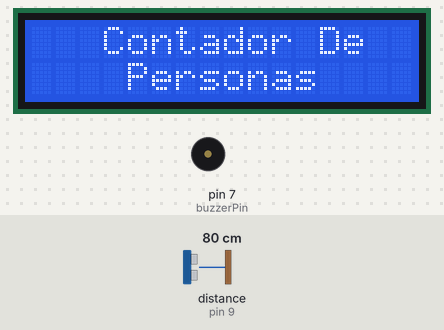
Simulated run of this sketch. Board: Arduino Uno, built with avr-gcc and run on an emulated ATmega328P. Parts: 16×2 character LCD, buzzer (waves = sounding). Wiring (inferred from the names in the program): ultrasonic range finder: trigger pin 10; echo pin 9. Inputs (shaded band) come from the test bench; at power-on: distance to the obstacle (sensor on pin 9) 80 cm. The echo pulse lasts 58.3 µs per cm.

Above: at 1.2 s.
1.3 s: distance to the obstacle (sensor on pin 9) set to 2 cm
At 1.93 s:
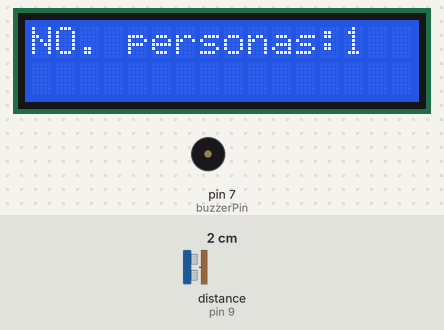
4.1 s: distance to the obstacle (sensor on pin 9) set to 19 cm
At 6.96 s:
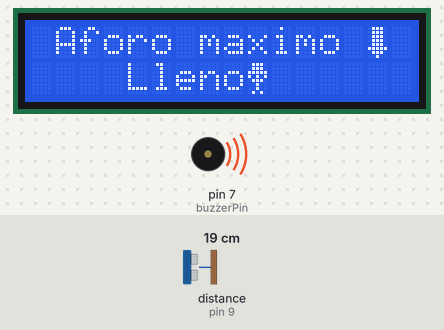
8.8 s: distance to the obstacle (sensor on pin 9) set to 24 cm
At 9.01 s:
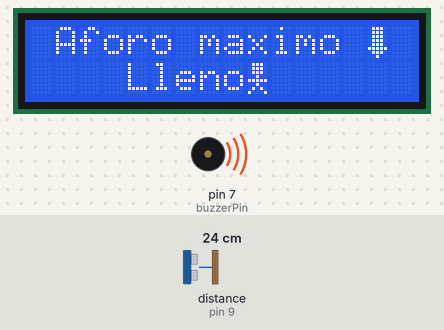
Timing chart, 0 to 17.0 s (numbered marks = the images above; inputs shaded):
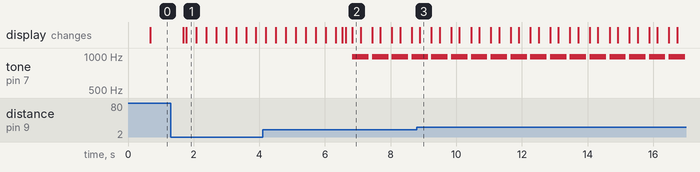

The sketch:

contador_aforo_con_animacion.ino
```cpp
/*
  Fundacion Kinal
  Centro educativo tecnico laboral Kinal
  Perito en electronica
  Quinto perito
  Seccion: A
  Curso: Taller de electronica digital y reparacion de computadoras I
  Alumno: Carlos Argueta Serech
  Carne: 2022335
  Proyecto: contador aforo
*/

#include <LiquidCrystal.h> // libreria para LCD
// directivas de procesador
// pines de lcd
#define RS  12
#define Enable 11
#define D4 5
#define D5 4
#define D6 3
#define D7 2

//pines de sensor
//variables de operacion y valores de buzzer
const int trigPin = 10;
const int echoPin = 9;
const int cantidad = 20;
long duration;
int distance;
int buzzerPin = 7;
int duracion = 500;
int retardo = 700;
int sonido = 987.77;
int operacion = 0;

int intermedio = 200; // tiempo de delay
//orden de pines
LiquidCrystal lcd(12, 11, 5, 4, 3, 2);

//Dibujos en un cuadro lcd
byte animacion1[] = //persona con brazos abajo
{
  B01110,
  B01110,
  B01110,
  B00100,
  B11111,
  B00100,
  B01010,
  B10001
};

byte animacion2[] = //persona con brazos arriba
{
  B01110,
  B01110,
  B11111,
  B10101,
  B01110,
  B00100,
  B00100,
  B01010
};
byte imagen1[] = //flecha hacia abajo
{
  B01110,
  B01110,
  B01110,
  B01110,
  B01110,
  B11111,
  B01110,
  B00100
};


void setup()
//entrada y salida del sensor
{
  pinMode(9, INPUT);
  pinMode(10, OUTPUT);
  lcd.begin(16, 2);
  //"nombre" de los dibujos
  lcd.createChar(2, animacion1);
  lcd.createChar(1, animacion2);
  lcd.createChar(3, imagen1);
}

void loop()
//parametros del sensor
{
  digitalWrite(trigPin, LOW);
  delayMicroseconds(2);
  digitalWrite(trigPin, HIGH);
  delayMicroseconds(10);
  digitalWrite(trigPin, LOW);
  duration = pulseIn(echoPin, HIGH);
  distance = duration * 0.034 / 2;
  Serial.print(String(distance));
  Serial.println(" cm");
  delay(100);
  //operacion de para el avance
  if (distance <= cantidad && distance > 0) {
    operacion++;
  }
  if (operacion >= 700) operacion = 0;
  Serial.print(operacion);
  //operacion subira el contador conforme detecte algo en la entrada del sensor


  // accion al resultado de la operacion y deteccion en el sensor
  //numeracion de personas
  switch (operacion) {
    case 0:
      digitalWrite(buzzerPin, LOW);
      delay(500);
      lcd.setCursor(3, 0);
      lcd.print("Contador De");
      lcd.setCursor(4, 3);
      lcd.print("Personas");
      delay(1000);
      lcd.clear();
      break;

    case 1:
      digitalWrite(buzzerPin, LOW);
      lcd.setCursor(0, 0);
      lcd.print("NO. personas:1");
      delay(intermedio);
      break;

    case 2:
      digitalWrite(buzzerPin, LOW);
      lcd.setCursor(0, 0);
      lcd.print("NO. personas:2");
      delay(intermedio);
      break;

    case 3:
      digitalWrite(buzzerPin, LOW);
      lcd.setCursor(0, 0);
      lcd.print("NO. personas:3");
      delay(intermedio);
      break;

    case 4:
      digitalWrite(buzzerPin, LOW);
      lcd.setCursor(0, 0);
      lcd.print("NO. personas:4");
      delay(intermedio);
      break;

    case 5:
      digitalWrite(buzzerPin, LOW);
      lcd.setCursor(0, 0);
      lcd.print("NO. personas:5");
      delay(intermedio);
      break;

    case 6:
      digitalWrite(buzzerPin, LOW);
      lcd.setCursor(0, 0);
      lcd.print("NO. personas:6");
      delay(intermedio);
      break;

    case 7:
      digitalWrite(buzzerPin, LOW);
      lcd.setCursor(0, 0);
      lcd.print("NO. personas:7");
      delay(intermedio);
      break;

    case 8:
      digitalWrite(buzzerPin, LOW);
      lcd.setCursor(0, 0);
      lcd.print("NO. personas:8");
      delay(intermedio);
      break;

    case 9:
      digitalWrite(buzzerPin, LOW);
      lcd.setCursor(0, 0);
      lcd.print("NO. personas:9");
      delay(intermedio);
      break;

    case 10:
      digitalWrite(buzzerPin, LOW);
      lcd.setCursor(0, 0);
      lcd.print("NO. personas:10");
      delay(intermedio);
      break;

    case 11:
      digitalWrite(buzzerPin, LOW);
      lcd.setCursor(0, 0);
      lcd.print("NO. personas:11");
      delay(intermedio);
      break;

    case 12:
      digitalWrite(buzzerPin, LOW);
      lcd.setCursor(0, 0);
      lcd.print("NO. personas:12");
      delay(intermedio);
      break;

    case 13:
      digitalWrite(buzzerPin, LOW);
      lcd.setCursor(0, 0);
      lcd.print("NO. personas:13");
      delay(intermedio);
      break;

    case 14:
      digitalWrite(buzzerPin, LOW);
      lcd.setCursor(0, 0);
      lcd.print("NO. personas:14");
      delay(intermedio);
      break;

    case 15:
      digitalWrite(buzzerPin, LOW);
      lcd.setCursor(0, 0);
      lcd.print("NO. personas:15");
      delay(intermedio);
      break;

    case 16:
      digitalWrite(buzzerPin, LOW);
      lcd.setCursor(0, 0);
      lcd.print("NO. personas:16");
      delay(intermedio);
      lcd.clear();
      break;


    case 17:
      digitalWrite(buzzerPin, LOW);
      lcd.setCursor(1, 0);
      lcd.print("Aforo maximo");
      lcd.setCursor(14, 0);
      lcd.write(3);
      lcd.setCursor(4, 2);
      lcd.print("Lleno");
      delay(intermedio);

      break;
  }
  //Accion para ejecutar en el maximo del aforo
  if (operacion >= 17)
  {
    tone(buzzerPin, sonido, duracion);
    lcd.setCursor(9, 2);
    lcd.write(1);
    delay(250);
    lcd.setCursor(9, 2);
    lcd.write(2);
    delay(250);
  }

}
```

Measured:
- the behaviour switches between 21 and 22 cm on distance to the obstacle (sensor on pin 9) (found by bisection; images 2 and 3)
- after the input at 1.3 s, the display: first differs from a run without the input after 0.48 s (image 1)
- by itself, tone on pin 7 (buzzerPin): alternates 987 Hz for 0.50 s and silent for 0.10 s
